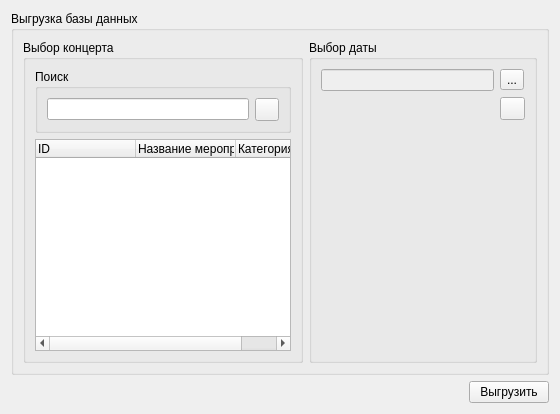
<?xml version="1.0" encoding="UTF-8"?>
<ui version="4.0">
 <class>CUploadingWidget</class>
 <widget class="QWidget" name="CUploadingWidget">
  <property name="geometry">
   <rect>
    <x>0</x>
    <y>0</y>
    <width>560</width>
    <height>414</height>
   </rect>
  </property>
  <property name="windowTitle">
   <string>Form</string>
  </property>
  <layout class="QGridLayout" name="gridLayout">
   <item row="0" column="0">
    <widget class="QGroupBox" name="groupBox">
     <property name="title">
      <string>Выгрузка базы данных</string>
     </property>
     <layout class="QGridLayout" name="gridLayout_2">
      <item row="0" column="0">
       <widget class="QGroupBox" name="groupBox_2">
        <property name="title">
         <string>Выбор концерта</string>
        </property>
        <layout class="QGridLayout" name="gridLayout_4">
         <item row="0" column="0">
          <widget class="QGroupBox" name="groupBox_4">
           <property name="title">
            <string>Поиск</string>
           </property>
           <layout class="QGridLayout" name="gridLayout_3">
            <item row="0" column="0">
             <widget class="QLineEdit" name="leSearch"/>
            </item>
            <item row="0" column="1">
             <widget class="QToolButton" name="tbnSearch">
              <property name="text">
               <string/>
              </property>
              <property name="icon">
               <iconset resource="../main_res.qrc">
                <normaloff>:/images/search.png</normaloff>:/images/search.png</iconset>
              </property>
             </widget>
            </item>
           </layout>
          </widget>
         </item>
         <item row="1" column="0">
          <widget class="QTreeWidget" name="twActions">
           <column>
            <property name="text">
             <string>ID</string>
            </property>
           </column>
           <column>
            <property name="text">
             <string>Название мероприятия</string>
            </property>
           </column>
           <column>
            <property name="text">
             <string>Категория мероприятия</string>
            </property>
           </column>
          </widget>
         </item>
        </layout>
       </widget>
      </item>
      <item row="0" column="1">
       <widget class="QGroupBox" name="groupBox_3">
        <property name="title">
         <string>Выбор даты</string>
        </property>
        <layout class="QGridLayout" name="gridLayout_5">
         <item row="0" column="0">
          <widget class="QLineEdit" name="leDate">
           <property name="enabled">
            <bool>false</bool>
           </property>
          </widget>
         </item>
         <item row="0" column="1">
          <widget class="QToolButton" name="tbnSelectDate">
           <property name="text">
            <string>...</string>
           </property>
          </widget>
         </item>
         <item row="3" column="0">
          <spacer name="verticalSpacer">
           <property name="orientation">
            <enum>Qt::Vertical</enum>
           </property>
           <property name="sizeHint" stdset="0">
            <size>
             <width>20</width>
             <height>40</height>
            </size>
           </property>
          </spacer>
         </item>
         <item row="1" column="1">
          <widget class="QToolButton" name="tbClearDate">
           <property name="text">
            <string/>
           </property>
           <property name="icon">
            <iconset resource="../actionsWidget/actionWidget_res.qrc">
             <normaloff>:/images/unavaible.png</normaloff>:/images/unavaible.png</iconset>
           </property>
           <property name="iconSize">
            <size>
             <width>17</width>
             <height>16</height>
            </size>
           </property>
          </widget>
         </item>
        </layout>
       </widget>
      </item>
     </layout>
    </widget>
   </item>
   <item row="1" column="0">
    <layout class="QHBoxLayout" name="horizontalLayout">
     <item>
      <widget class="QLabel" name="lInfo">
       <property name="text">
        <string/>
       </property>
      </widget>
     </item>
     <item>
      <spacer name="horizontalSpacer">
       <property name="orientation">
        <enum>Qt::Horizontal</enum>
       </property>
       <property name="sizeHint" stdset="0">
        <size>
         <width>40</width>
         <height>20</height>
        </size>
       </property>
      </spacer>
     </item>
     <item>
      <widget class="QPushButton" name="pbnUploading">
       <property name="text">
        <string>Выгрузить</string>
       </property>
       <property name="icon">
        <iconset resource="../main_res.qrc">
         <normaloff>:/images/categoriesImages/imUploading.png</normaloff>:/images/categoriesImages/imUploading.png</iconset>
       </property>
      </widget>
     </item>
    </layout>
   </item>
  </layout>
 </widget>
 <resources>
  <include location="../main_res.qrc"/>
  <include location="../actionsWidget/actionWidget_res.qrc"/>
 </resources>
 <connections/>
</ui>
